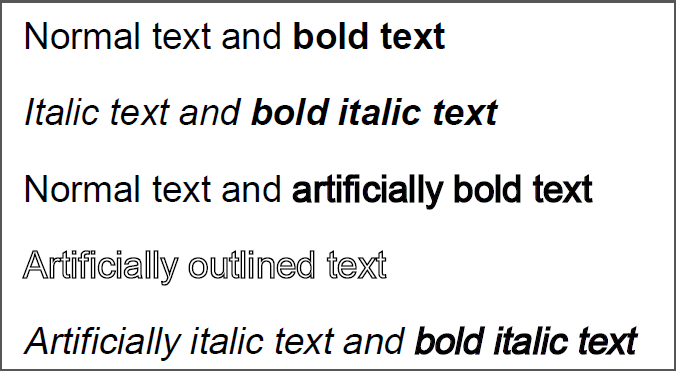
#> input picture pbIdS.png, 676 x 371 px, found by its file name
$ jupyter execute --allow-errors Optical_Character_Recognization.ipynb   (shell and % lines are left out)
#> lines starting #> are read from the running program, lines starting #| are printed output that depends on the picture
[cell 1]
# Import libraries
import requests

#> (a cell that did not finish here is left out)

[cell 3]

from IPython.display import HTML, clear_output
clear_output()

[cell 4]
clear_output()

[cell 5]
# Import Libraries

from PIL import Image
import cv2
import numpy as np
import pytesseract
from pytesseract import Output
import re

[cell 6]
clear_output()

[cell 7]
# Reading image from url

image = Image.open(requests.get("https://i.stack.imgur.com/pbIdS.png", stream = True).raw)
#> image is the input picture: PIL image 676x371 RGB; mean R, G, B 229.9, 229.9, 230.1
image = image.resize((300,150))
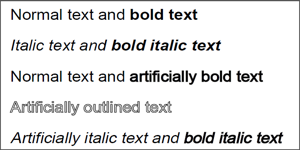
#> image: PIL image 300x150 RGB; mean R, G, B 229.6, 229.6, 229.8
image.save("Sample.png")
image

[cell 8]
# Simple extracting text from image

custom_config = r'-1 eng --oem 3 --psm 6'
#> (the rest of this cell did not finish here and is left out)

#> (a cell that did not finish here is left out)

[cell 10]
image = cv2.imread('Sample.png')
#> image: shape (150, 300, 3)

[cell 11]
def get_grayscale(image):
    return cv2.cvtColor(image, cv2.COLOR_BGR2GRAY)
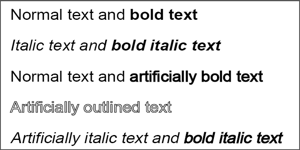
#> returned value: shape (150, 300); min 0, max 255, mean 229.6
gray = get_grayscale(image)
Image.fromarray(gray)

[cell 12]
# noise removing
def remove_noise(image):
  return cv2.medianBlur(image,5)
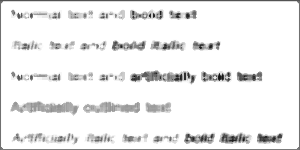
#> returned value: shape (150, 300); min 8, max 255, mean 237.9
noise = remove_noise(gray)
Image.fromarray(gray)

[cell 13]
# Threashold transfomation
def thresholding(image):
  return cv2.threshold(image, 0, 255, cv2.THRESH_BINARY + cv2.THRESH_OTSU)[1]
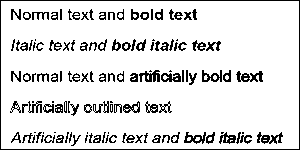
#> returned value: shape (150, 300); 87.2% white; black in thin lines or dots
thresh = thresholding(gray)
Image.fromarray(thresh)

[cell 14]
# errosion
def erode(image):
  kernel = np.ones((5,5), np.uint8)
  return cv2.erode(image, kernel, iterations = 1)
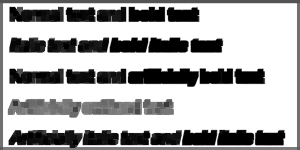
#> returned value: shape (150, 300); min 0, max 255, mean 173.9
erode = erode(gray)
Image.fromarray(erode)

[cell 15]
# Morphological
def opening(image):
  kernel = np.ones((5,5), np.uint8)
  return cv2.morphologyEx(image,cv2.MORPH_OPEN, kernel)
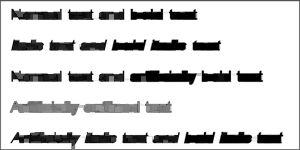
#> returned value: shape (150, 300); min 0, max 255, mean 212.1
opening = opening(gray)
Image.fromarray(opening)

[cell 16]
# candy edges detection
def canny(image):
  return cv2.Canny(image, 100, 200)
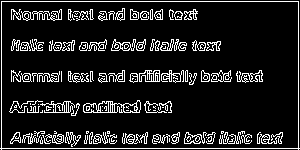
#> returned value: shape (150, 300); 12.4% white in thin lines or dots
canny = canny(gray)
Image.fromarray(canny)

[cell 17]
# skew correction

def deskew(image):
  coords = np.column_stack(np.where(image >0))
#> coords = 44515 pairs, first value 0 to 149, second value 0 to 299
  angle = cv2.minAreaRect(coords)[-1]
#> angle = -90
  if angle < -45:
    angle = -(90 + angle)
#> angle = 0
  else:
    angle = -angle
  (h,w) = image.shape[:2]
#> h = 150; w = 300
  center = (w // 2, h // 2)
#> center = (150, 75)
  M = cv2.getRotationMatrix2D(center, angle, 1.0)
#> M = [[1, 0, 0], [0, 1, 0]]
  rotated = cv2.warpAffine(image, M, (w,h), flags = cv2.INTER_CUBIC, borderMode = cv2.BORDER_REPLICATE)
  return rotated
rotated = deskew(gray)
Image.fromarray(rotated)

[cell 18]
# templete matching
def match_template(image, template):
  return cv2.matchTemplate(image, template, cv2.TM_CCOEFF_NORMED)
match = match_template(gray, gray)
#> match = [1]
match
#> Out = [1]

[cell 19]
# Drawing rectangle around text
img = cv2.imread('Sample.png')
h,w,c = img.shape
#> h = 150; w = 300; c = 3
#> (the rest of this cell did not finish here and is left out)
